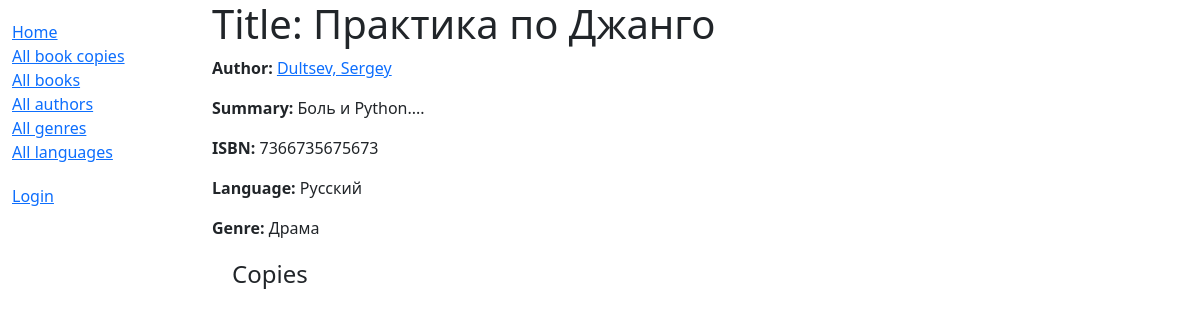
The page /catalog/book/1 on the database as committed earlier.
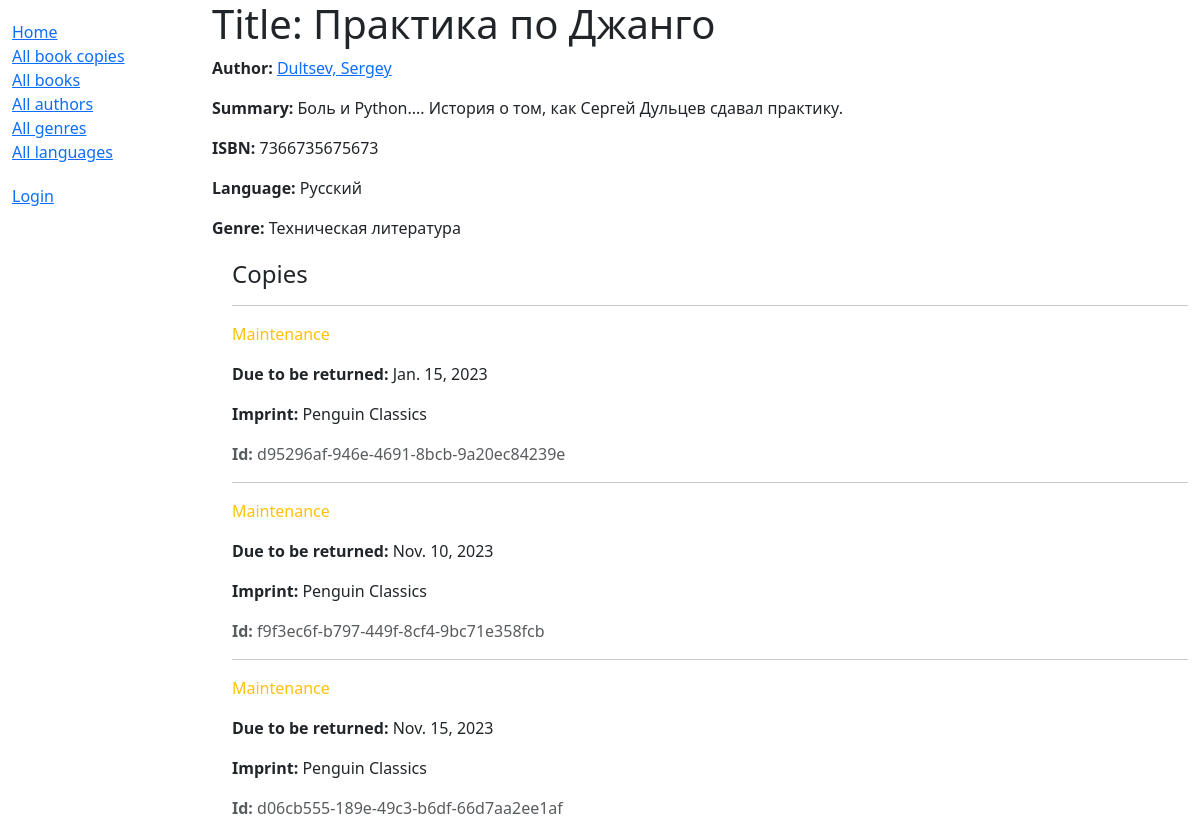
The same page on the database as committed later.
### catalog/models.py (models this page shows, shortened)
class Book(models.Model):
    title = models.CharField(max_length=200)
    author = models.ForeignKey('Author', on_delete=models.RESTRICT, null=True)
    summary = models.TextField(
        max_length=1000, help_text="Enter a brief description of the book")
    isbn = models.CharField('ISBN', max_length=13,
                            unique=True,
                            help_text='13 Character <a href="https://www.isbn-international.org/content/what-isbn'
                                      '">ISBN number</a>')
    genre = models.ManyToManyField(
        Genre, help_text="Select a genre for this book")
    language = models.ForeignKey(
        'Language', on_delete=models.SET_NULL, null=True)
    class Meta:
        ordering = ['title', 'author']
    """Метод для отображения жанров книги в админке"""
    def display_genre(self):
        return ', '.join([genre.name for genre in self.genre.all()[:3]])
    display_genre.short_description = 'Genre'
    """Метод для получения абсолютного URL для детальной страницы книги"""

class Author(models.Model):
    first_name = models.CharField(max_length=100)
    last_name = models.CharField(max_length=100)
    date_of_birth = models.DateField(null=True, blank=True)
    date_of_death = models.DateField('died', null=True, blank=True)
    class Meta:
        ordering = ['last_name', 'first_name']
    """Метод для получения абсолютного URL для детальной страницы автора"""
    def __str__(self):
        return f'{self.last_name}, {self.first_name}'

class Language(models.Model):
    name = models.CharField(max_length=200,
                            unique=True,
                            help_text="Enter the book's natural language (e.g. English, French, Japanese etc.)")
    """Метод для получения абсолютного URL для детальной страницы языка"""
    def __str__(self):
        return self.name

class Genre(models.Model):
    name = models.CharField(
        max_length=200,
        unique=True,
        help_text="Enter a book genre (e.g. Science Fiction, French Poetry etc.)"
    )
    """Метод для получения абсолютного URL для детальной страницы жанра"""
    def __str__(self):
        return self.name

class BookInstance(models.Model):
    id = models.UUIDField(primary_key=True, default=uuid.uuid4,
                          help_text="Unique ID for this particular book across whole library")
    book = models.ForeignKey('Book', on_delete=models.RESTRICT, null=True)
    imprint = models.CharField(max_length=200)
    due_back = models.DateField(null=True, blank=True)
    borrower = models.ForeignKey(
        settings.AUTH_USER_MODEL, on_delete=models.SET_NULL, null=True, blank=True)
    """Свойство для проверки, просрочена ли книга"""
    """Варианты статусов экземпляра книги"""
    LOAN_STATUS = (
        ('d', 'Maintenance'),
        ('o', 'On loan'),
        ('a', 'Available'),
        ('r', 'Reserved'),
    )
    status = models.CharField(
        max_length=1,
        choices=LOAN_STATUS,
        blank=True,
        default='d',
        help_text='Book availability')
    class Meta:
        ordering = ['due_back']
        permissions = (("can_mark_returned", "Set book as returned"),)
    """Метод для получения абсолютного URL для детальной страницы экземпляра книги"""

### catalog/views.py (the view)
# urls.py: path('book/<int:pk>', views.BookDetailView.as_view(), name='book-detail'),
class BookDetailView(generic.DetailView):
    model = Book

### catalog/templates/catalog/book_detail.html
{% extends "base_generic.html" %}
{% block content %}
  <h1>Title: {{ book.title }}</h1>
  <p><strong>Author:</strong> <a href="">{{ book.author }}</a></p>
  <p><strong>Summary:</strong> {{ book.summary }}</p>
  <p><strong>ISBN:</strong> {{ book.isbn }}</p>
  <p><strong>Language:</strong> {{ book.language }}</p>
  <p><strong>Genre:</strong> {{ book.genre.all|join:", " }}</p>
  <div style="margin-left:20px;margin-top:20px">
    <h4>Copies</h4>
    {% for copy in book.bookinstance_set.all %}
      <hr />
      <p
        class="{% if copy.status == 'a' %}text-success{% elif copy.status == 'm' %}text-danger{% else %}text-warning{% endif %}">
        {{ copy.get_status_display }}
      </p>
      {% if copy.status != 'a' %}
        <p><strong>Due to be returned:</strong> {{ copy.due_back }}</p>
      {% endif %}
      <p><strong>Imprint:</strong> {{ copy.imprint }}</p>
      <p class="text-muted"><strong>Id:</strong> {{ copy.id }}</p>
    {% endfor %}
  </div>
{% endblock %}

### catalog/templates/base_generic.html (shortened to what this page needs)
<!DOCTYPE html>
<html lang="en">
<head>
  <link href="https://cdn.jsdelivr.net/npm/bootstrap@5.3.2/dist/css/bootstrap.min.css" rel="stylesheet">
  {% load static %}
  <link rel="stylesheet" href="{% static 'css/styles.css' %}">
</head>
<body>
<div class="container-fluid">
<div class="row">
  <div class="col-sm-2">
  {% block sidebar %}
  <ul class="sidebar-nav">
    <li><a href="{% url 'index' %}">Home</a></li>
    <li><a href="{% url 'bookinstances' %}">All book copies</a></li>
    <li><a href="{% url 'books' %}">All books</a></li>
    <li><a href="{% url 'authors' %}">All authors</a></li>
    <li><a href="{% url 'genres' %}">All genres</a></li>
    <li><a href="{% url 'languages' %}">All languages</a></li>
  </ul>
  <ul class="sidebar-nav">
   {% if user.is_authenticated %}
     <li>User: {{ user.get_username }}</li>
     <li><a href="{% url 'my-borrowed' %}">My borrowed</a></li>
     <li><a href="{% url 'logout'%}?next={{request.path}}">Logout</a></li>
   {% else %}
     <li><a href="{% url 'login'%}?next={{request.path}}">Login</a></li>
   {% endif %}
  </ul>
{% endblock %}
  </div>
  <div class="col-sm-10 ">
  {% block content %}{% endblock %}
  </div>
</div>
</div>
</body>
</html>

### catalog/static/css/styles.css (style rules this page uses)
.sidebar-nav { margin-top: 20px; padding: 0; list-style: none; }

Rows that differ between the two databases and show on the page:
changed Book "Dultsev, Sergey": summary "Боль и Python...." → "Боль и Python.... История о том, как Сергей Дульцев сдавал практику."; genre.all "Драма" → "Техническая литература"
added BookInstance: status "Maintenance", due_back "Jan. 15, 2023", imprint "Penguin Classics", id "d95296af-946e-4691-8bcb-9a20ec84239e"
added BookInstance: status "Maintenance", due_back "Nov. 10, 2023", imprint "Penguin Classics", id "f9f3ec6f-b797-449f-8cf4-9bc71e358fcb"
added BookInstance: status "Maintenance", due_back "Nov. 15, 2023", imprint "Penguin Classics", id "d06cb555-189e-49c3-b6df-66d7aa2ee1af"
